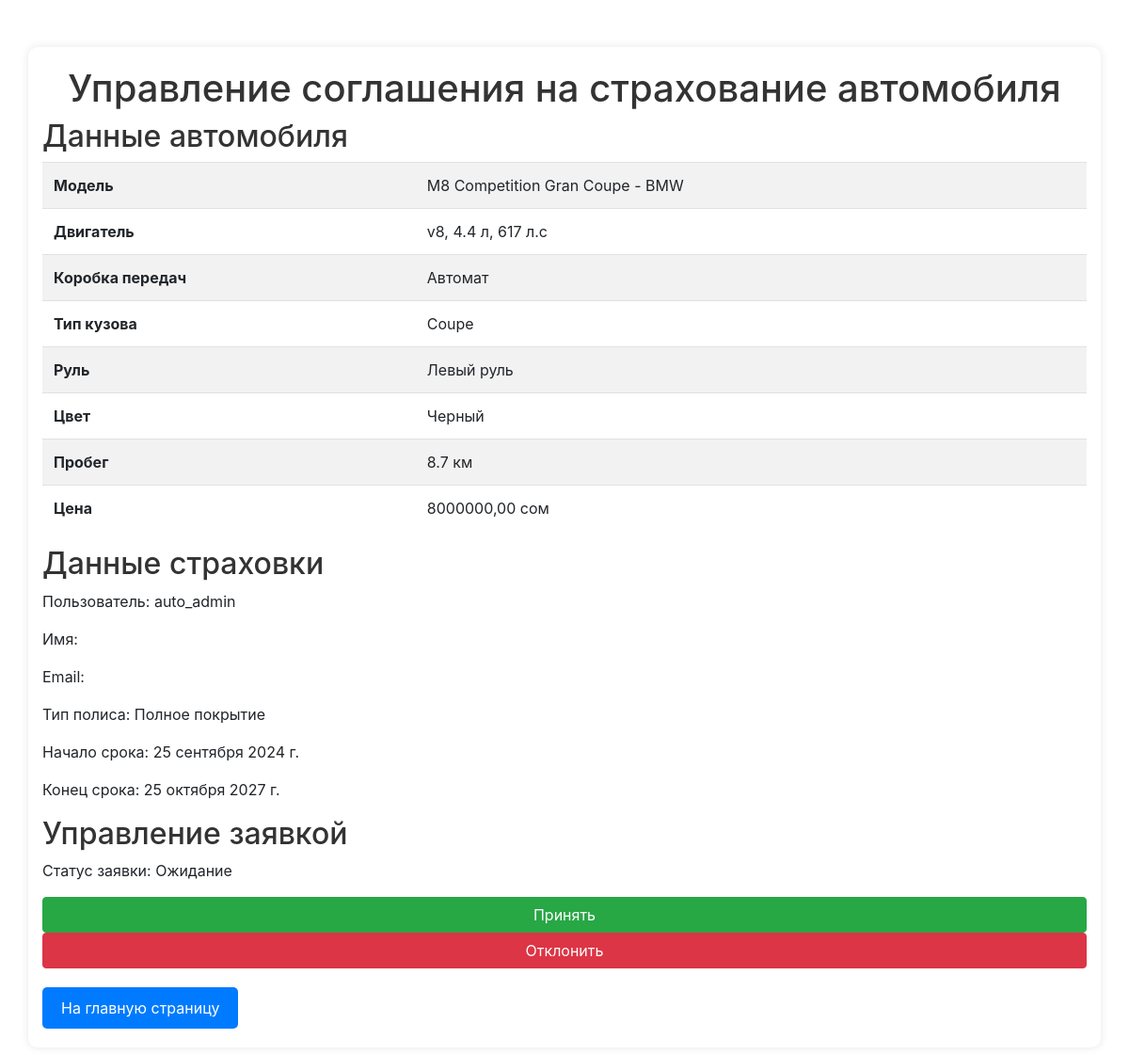
The page /policy/status/1/ (signed in) on the database its author committed.
### auto/models.py (models this page shows, shortened)
class Car(models.Model):
    name = models.CharField(max_length=50, verbose_name='Модель')
    brand = models.CharField(max_length=40, verbose_name='Брэнд')
    engine = models.ForeignKey(Engine, on_delete=models.CASCADE, verbose_name='Двигатель')
    transmission = models.ForeignKey(Transmission, on_delete=models.CASCADE, verbose_name='Коробка передач')
    body_type = models.ForeignKey(BodyType, on_delete=models.CASCADE, verbose_name='Тип кузова')
    color = models.CharField(max_length=20, verbose_name='Цвет')
    mileage = models.CharField(max_length=40, verbose_name='Пробег')
    rudder = models.ForeignKey(Rudder, on_delete=models.CASCADE, verbose_name='Руль')
    price = models.DecimalField(max_digits=19, decimal_places=2, verbose_name='Цена')
    description = models.TextField(default='No description', verbose_name='Описание')
    photo = models.ImageField(upload_to='cars/', null=False, blank=False, verbose_name='Фото')
    class Meta:
        verbose_name_plural = 'Автомобиль'
        ordering = ['name']

class Engine(models.Model):
    name = models.CharField(max_length=30, verbose_name='Название')
    volume = models.CharField(max_length=20, verbose_name='Объем')
    power = models.CharField(max_length=20, verbose_name='Мощность')
    class Meta:
        verbose_name_plural = 'Двигатель'
        ordering = ['name']

class Transmission(models.Model):
    type = models.CharField(max_length=40)
    class Meta:
        verbose_name_plural = 'Коробка передач'
        ordering = ['type']

class BodyType(models.Model):
    type = models.CharField(max_length=30)
    class Meta:
        verbose_name_plural = 'Тип Кузова'
        ordering = ['type']

class Rudder(models.Model):
    type = models.CharField(max_length=20)
    class Meta:
        verbose_name_plural = 'Руль'
        ordering = ['type']

class InsurancePolicy(models.Model):
    POLICY_TYPE_CHOICES = [
        ('full', 'Полное покрытие'),
        ('partial', 'Частичное покрытие'),
        ('liability', 'Ответственность перед третьими лицами'),
    ]
    STATUS_CHOICES_INSURANCE = [
        ('pending', 'Ожидание'),
        ('approved', 'Принято'),
        ('rejected', 'Отклонено'),
    ]
    user = models.ForeignKey(User, on_delete=models.DO_NOTHING, verbose_name='Страховщик')
    car = models.ForeignKey(Car, on_delete=models.CASCADE, verbose_name='Модель')
    policy_type = models.CharField(max_length=10, choices=POLICY_TYPE_CHOICES, verbose_name='Тип полиса')
    start_date = models.DateField(verbose_name='Начало срока')
    end_date = models.DateField(verbose_name='Конец срока')
    status = models.CharField(max_length=10, choices=STATUS_CHOICES_INSURANCE, default='pending', verbose_name='Статус')
    class Meta:
        verbose_name_plural = 'Страховки'

### auto/views.py (the view, shortened to what this page needs)
# urls.py: path('policy/status/<int:pk>/', views.InsurancePolicyStatus.as_view(), name='policy_status'),
class InsurancePolicyStatus(LoginRequiredMixin, View):
    template_name = 'policy_status.html'
    def get(self, request, pk):
        car = get_object_or_404(models.Car, id=pk)
        user = request.user
        insurance = models.InsurancePolicy.objects.filter(car=car, user=user).first()
        if not insurance:
            messages.error(request, "У вас нет соглашение на страхование.")
            return redirect('car_detail', pk=pk)
        return render(request, self.template_name, {'car': car, 'insurance': insurance, 'user': user})

### auto/templates/policy_status.html (shortened to what this page needs)
{% extends 'base.html' %}
{% block content %}
<div class="container">
    <h1>Управление соглашения на страхование автомобиля</h1>
    <h2>Данные автомобиля</h2>
    <table class="table table-striped">
        <tr>
            <th>Модель</th>
            <td>{{ car.name }} - {{ car.brand }}</td>
        </tr>
        <tr>
            <th>Двигатель</th>
            <td>{{ car.engine.name }}, {{ car.engine.volume }} л, {{ car.engine.power }} л.с</td>
        </tr>
        <tr>
            <th>Коробка передач</th>
            <td>{{ car.transmission.type }}</td>
        </tr>
        <tr>
            <th>Тип кузова</th>
            <td>{{ car.body_type.type }}</td>
        </tr>
        <tr>
            <th>Руль</th>
            <td>{{ car.rudder.type }}</td>
        </tr>
        <tr>
            <th>Цвет</th>
            <td>{{ car.color }}</td>
        </tr>
        <tr>
            <th>Пробег</th>
            <td>{{ car.mileage }} км</td>
        </tr>
        <tr>
            <th>Цена</th>
            <td>{{ car.price }} сом</td>
        </tr>
    </table>
    <h2>Данные страховки</h2>
    <p>Пользователь: {{ user.username }}</p>
    <p>Имя: {{ user.first_name }}</p>
    <p>Email: {{ user.email }}</p>
    <p>Тип полиса: {{ insurance.get_policy_type_display }}</p>
    <p>Начало срока: {{ insurance.start_date }}</p>
    <p>Конец срока: {{ insurance.end_date }}</p>
    <h2>Управление заявкой</h2>
    <p>Статус заявки: {{ insurance.get_status_display }}</p>
    {% if insurance.status == 'pending' %}
    <form method="POST">
        {% if perms.auto %}
        <button type="submit" name="approve" class="btn btn-success">Принять</button>
        <button type="submit" name="reject" class="btn btn-danger">Отклонить</button>
        {% endif %}
    </form>
    {% endif %}
    <a href="{% url 'cars' %}" class="btn-test-drive">На главную страницу</a>
</div>
{% endblock %}

### auto/static/auto/css/auto.css (style rules this page uses)
body { font-family: Arial, sans-serif; margin: 0; padding: 0; background-color: #f4f4f4; }
h2 { margin-bottom: 20px; color: #333; }

### auto/static/auto/css/test.css (style rules this page uses)
body { font-family: Arial, sans-serif; background-color: #f4f4f4; margin: 0; padding: 20px; }
.container { max-width: 800px; margin: 0 auto; background-color: #fff; padding: 20px; box-shadow: 0 0 10px rgba(0, 0, 0, 0.1); border-radius: 5px; }
h1 { text-align: center; color: #333; }

### auto/static/auto/css/detail.css (style rules this page uses)
.btn-test-drive { background-color: #007BFF; color: white; padding: 10px 20px; text-decoration: none; border-radius: 5px; display: inline-block; margin-top: 20px; }

### auto/static/auto/css/create.css (style rules this page uses)
body { font-family: Arial, sans-serif; background-color: #f4f4f4; margin: 0; padding: 0; }
.container { max-width: 800px; margin: 50px auto; background-color: #fff; padding: 20px; border-radius: 10px; box-shadow: 0 0 10px rgba(0, 0, 0, 0.1); }
h1 { text-align: center; }
form { display: flex; flex-direction: column; }
button { padding: 15px; background-color: #4CAF50; color: white; border: none; border-radius: 5px; cursor: pointer; }

### rows shown on the page
Car: name "M8 Competition Gran Coupe", brand "BMW", engine.name "v8", engine.volume "4.4", engine.power "617", transmission.type "Автомат", body_type.type "Coupe", rudder.type "Левый руль", color "Черный", mileage "8.7", price "8000000,00"
InsurancePolicy: policy_type "Полное покрытие", start_date "25 сентября 2024 г.", end_date "25 октября 2027 г.", status "Ожидание"

### other values the page prints
{{ user.username }} "auto_admin"
